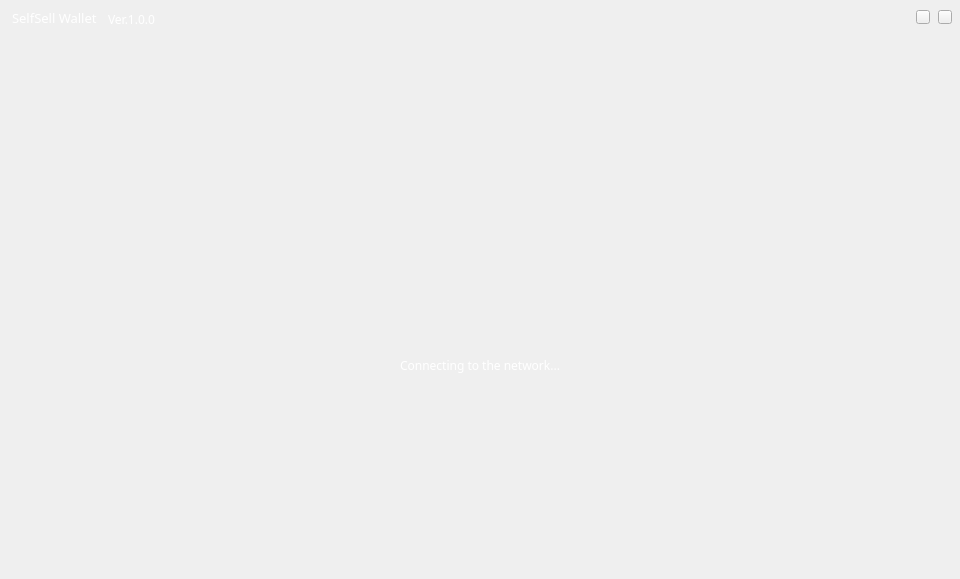
<?xml version="1.0" encoding="UTF-8"?>
<ui version="4.0">
 <class>WaitingForSync</class>
 <widget class="QWidget" name="WaitingForSync">
  <property name="geometry">
   <rect>
    <x>0</x>
    <y>0</y>
    <width>960</width>
    <height>579</height>
   </rect>
  </property>
  <property name="windowTitle">
   <string>Form</string>
  </property>
  <widget class="QToolButton" name="minBtn">
   <property name="geometry">
    <rect>
     <x>916</x>
     <y>10</y>
     <width>14</width>
     <height>14</height>
    </rect>
   </property>
   <property name="cursor">
    <cursorShape>PointingHandCursor</cursorShape>
   </property>
   <property name="focusPolicy">
    <enum>Qt::NoFocus</enum>
   </property>
   <property name="text">
    <string/>
   </property>
  </widget>
  <widget class="QToolButton" name="closeBtn">
   <property name="geometry">
    <rect>
     <x>938</x>
     <y>10</y>
     <width>14</width>
     <height>14</height>
    </rect>
   </property>
   <property name="cursor">
    <cursorShape>PointingHandCursor</cursorShape>
   </property>
   <property name="focusPolicy">
    <enum>Qt::NoFocus</enum>
   </property>
   <property name="text">
    <string/>
   </property>
  </widget>
  <widget class="QLabel" name="logoLabel">
   <property name="geometry">
    <rect>
     <x>380</x>
     <y>137</y>
     <width>231</width>
     <height>112</height>
    </rect>
   </property>
   <property name="text">
    <string/>
   </property>
   <property name="alignment">
    <set>Qt::AlignCenter</set>
   </property>
  </widget>
  <widget class="QLabel" name="textLabel">
   <property name="geometry">
    <rect>
     <x>381</x>
     <y>220</y>
     <width>197</width>
     <height>29</height>
    </rect>
   </property>
   <property name="font">
    <font>
     <family>宋体</family>
     <pointsize>24</pointsize>
     <weight>75</weight>
     <bold>true</bold>
    </font>
   </property>
   <property name="styleSheet">
    <string notr="true">color: rgb(255, 255, 255);</string>
   </property>
   <property name="text">
    <string/>
   </property>
   <property name="alignment">
    <set>Qt::AlignCenter</set>
   </property>
  </widget>
  <widget class="QLabel" name="gifLabel">
   <property name="geometry">
    <rect>
     <x>465</x>
     <y>301</y>
     <width>39</width>
     <height>39</height>
    </rect>
   </property>
   <property name="text">
    <string/>
   </property>
  </widget>
  <widget class="QLabel" name="loadingLabel">
   <property name="geometry">
    <rect>
     <x>330</x>
     <y>350</y>
     <width>300</width>
     <height>30</height>
    </rect>
   </property>
   <property name="font">
    <font>
     <family>微软雅黑</family>
     <pointsize>9</pointsize>
    </font>
   </property>
   <property name="styleSheet">
    <string notr="true">color: rgb(255, 255, 255);</string>
   </property>
   <property name="text">
    <string>Connecting to the network...</string>
   </property>
   <property name="alignment">
    <set>Qt::AlignCenter</set>
   </property>
  </widget>
  <widget class="QLabel" name="versionLabel_2">
   <property name="geometry">
    <rect>
     <x>12</x>
     <y>10</y>
     <width>91</width>
     <height>16</height>
    </rect>
   </property>
   <property name="font">
    <font>
     <family>微软雅黑</family>
     <pointsize>10</pointsize>
    </font>
   </property>
   <property name="styleSheet">
    <string notr="true">color: rgb(255, 255, 255);</string>
   </property>
   <property name="text">
    <string>SelfSell Wallet</string>
   </property>
  </widget>
  <widget class="QLabel" name="versionLabel">
   <property name="geometry">
    <rect>
     <x>108</x>
     <y>12</y>
     <width>81</width>
     <height>14</height>
    </rect>
   </property>
   <property name="font">
    <font>
     <family>微软雅黑</family>
     <pointsize>9</pointsize>
    </font>
   </property>
   <property name="styleSheet">
    <string notr="true">color: rgb(255, 255, 255);</string>
   </property>
   <property name="text">
    <string>Ver.1.0.0</string>
   </property>
  </widget>
 </widget>
 <tabstops>
  <tabstop>minBtn</tabstop>
  <tabstop>closeBtn</tabstop>
 </tabstops>
 <resources/>
 <connections/>
</ui>
